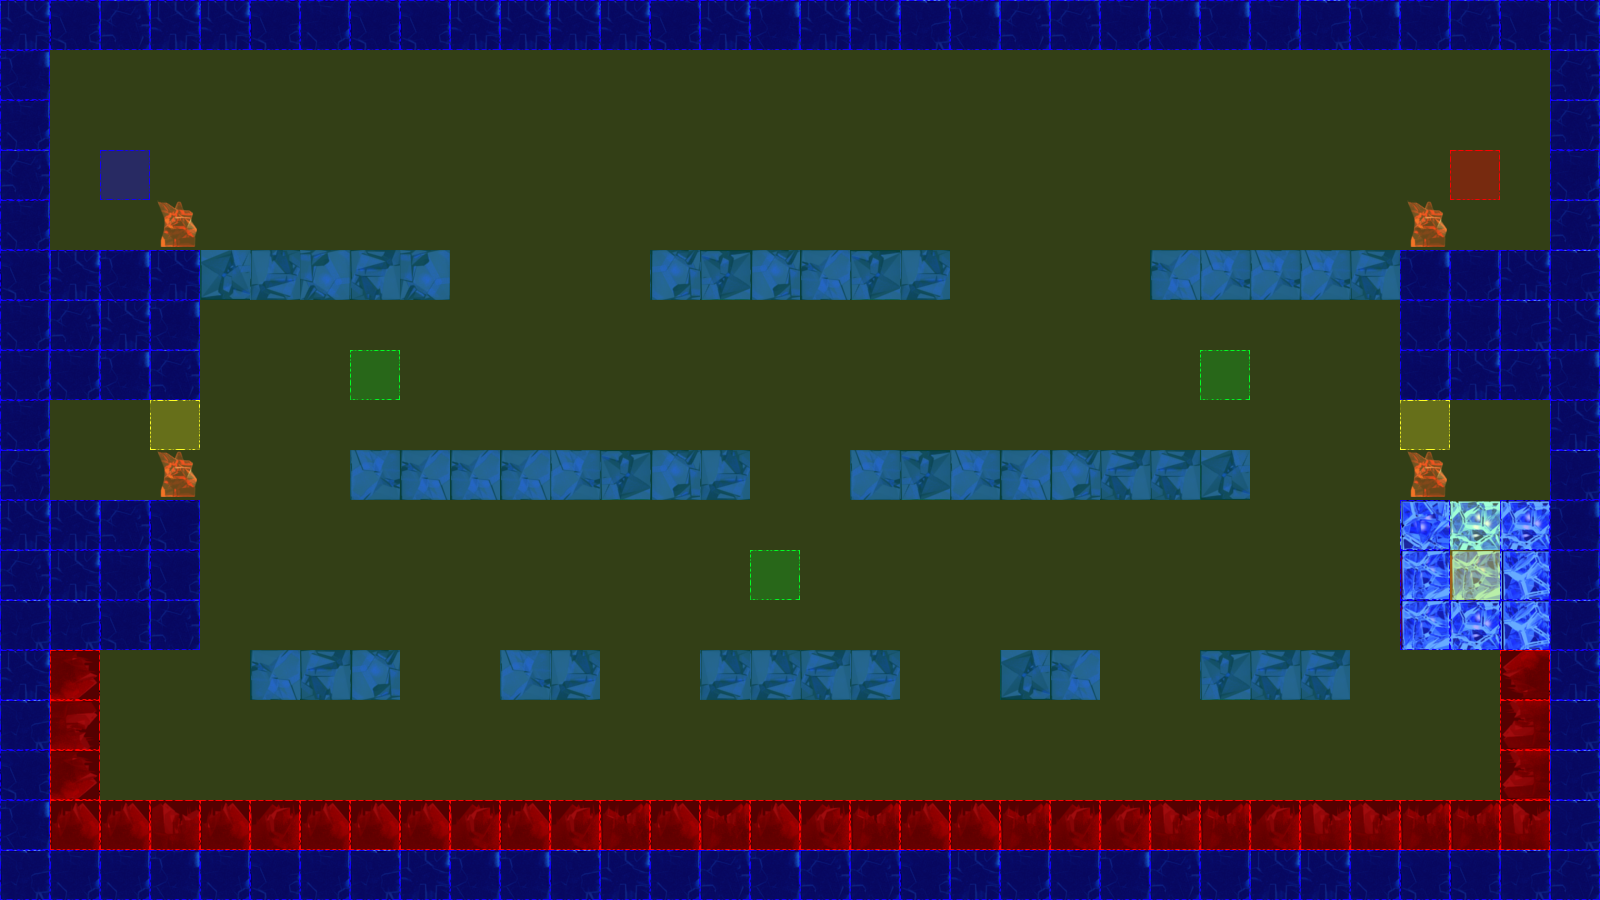

Below is a game level as drawn by its tile map, then a one-line description and the .tmx that defines it (tile-layer data replaced by summaries):
An orthogonal 32x18 tile map with 50x50 px tiles, 3 tile layers (terrain, collision, event), 2 tilesets.

<map version="1.0" orientation="orthogonal" renderorder="left-up" width="32" height="18" tilewidth="50" tileheight="50" nextobjectid="3">
 <tileset firstgid="1" name="frozenPlainsTile" tilewidth="50" tileheight="50" tilecount="50" columns="10">
  <image source="tiles/iceTile.png" width="500" height="251" />
 </tileset>
 <tileset firstgid="51" name="collisionTile" tilewidth="50" tileheight="50" tilecount="12" columns="3">
  <image source="tiles/collisionTile.png" width="150" height="200" />
 </tileset>
 <layer name="terrain" width="32" height="18">
  <data>[576 cells, 218 non-empty, 23 distinct tile ids]</data>
 </layer>
 <layer name="collision" width="32" height="18">
  <data>[576 cells, 576 non-empty, 4 distinct tile ids]</data>
 </layer>
 <layer name="event" width="32" height="18">
  <data>[576 cells, 8 non-empty, 5 distinct tile ids]</data>
 </layer>
</map>
